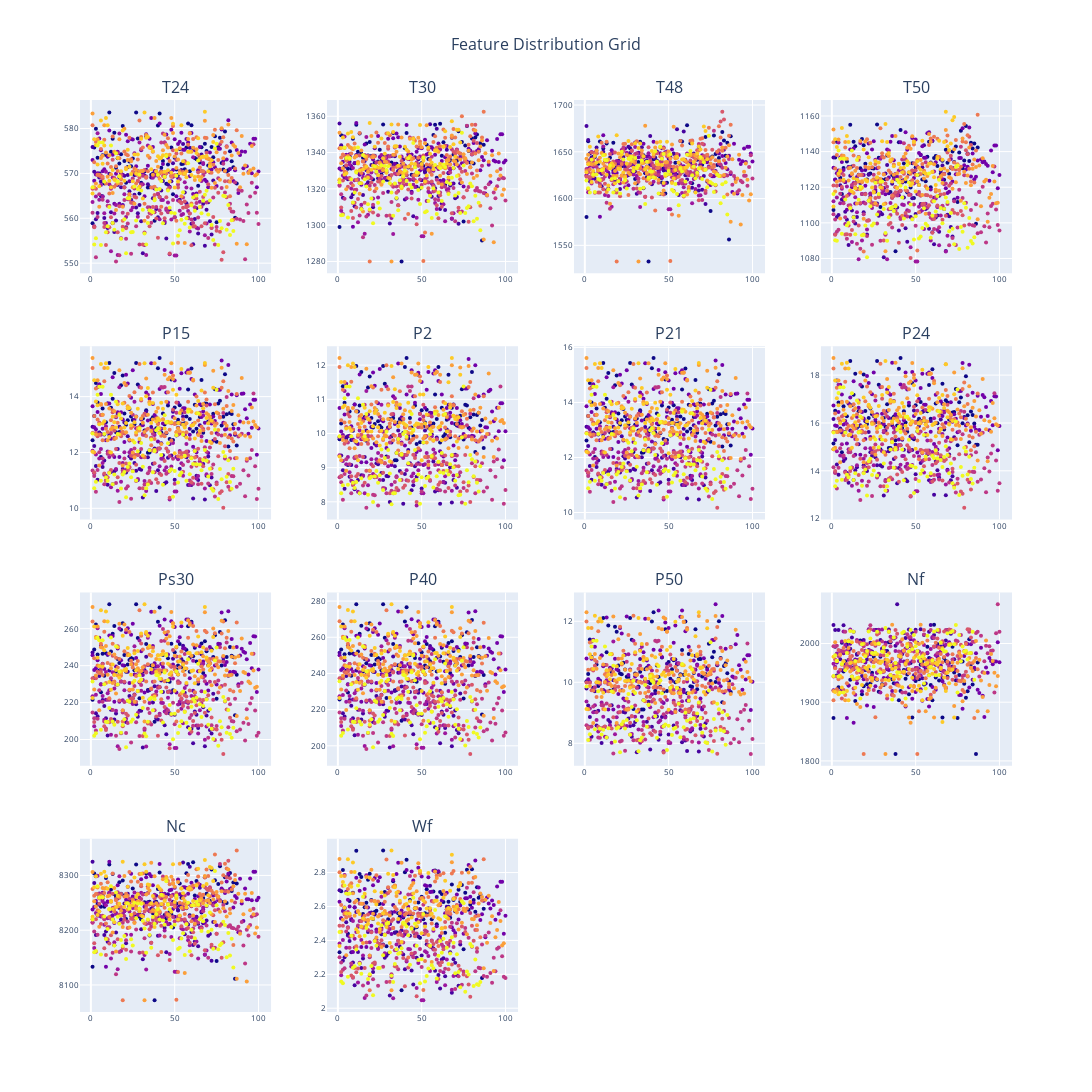

Write notebook code for a chart like this one.
### Code cell
import plotly.graph_objects as go
from plotly.subplots import make_subplots
import numpy as np

# Your feature columns (excluding 'unit' and 'cycle' as they're likely identifiers)
feature_columns = ['T24', 'T30', 'T48', 'T50', 'P15', 'P2', 'P21', 'P24', 
                  'Ps30', 'P40', 'P50', 'Nf', 'Nc', 'Wf']

# Calculate grid dimensions
n_features = len(feature_columns)
n_cols = 4
n_rows = int(np.ceil(n_features / n_cols))

# Create subplots
fig = make_subplots(
    rows=n_rows, 
    cols=n_cols,
    subplot_titles=feature_columns,
    vertical_spacing=0.08,
    horizontal_spacing=0.06
)

# Plot each feature
for i, feature in enumerate(feature_columns):
    row = i // n_cols + 1
    col = i % n_cols + 1
    
    fig.add_trace(
        go.Scatter(
            x=df_Xs_mean['cycle'],
            y=df_Xs_mean[feature],
            mode='markers',
            name=feature,
            showlegend=False,
            line=dict(width=2),
            marker=dict(size=4, color=df_Xs_mean['unit'])
        ),
        row=row, col=col
    )

# Update layout
fig.update_layout(
    height=300 * n_rows,  # Adjust height based on number of rows
    width=1200,
    title_text="Feature Distribution Grid",
    title_x=0.5,
    title_font_size=16,
    showlegend=True
)

# Update x and y axis labels for better readability
fig.update_xaxes(title_font_size=10, tickfont_size=8)
fig.update_yaxes(title_font_size=10, tickfont_size=8)

# Show the plot
fig.show()

### Figure 1 — Plotly figure (JSON) as saved in the notebook; plotly's stock layout.template omitted (floating-point values rounded to 4 significant figures; data arrays with more than 128 entries replaced by an {"elided": "..."} marker saying what was removed)
{"data": [{"line": {"width": 2}, "marker": {"color": {"elided": "856 float values"}, "size": 4}, "mode": "markers", "name": "T24", "showlegend": false, "type": "scatter", "x": {"elided": "856 float values"}, "xaxis": "x", "y": {"elided": "856 float values"}, "yaxis": "y"}, {"line": {"width": 2}, "marker": {"color": {"elided": "856 float values"}, "size": 4}, "mode": "markers", "name": "T30", "showlegend": false, "type": "scatter", "x": {"elided": "856 float values"}, "xaxis": "x2", "y": {"elided": "856 float values"}, "yaxis": "y2"}, {"line": {"width": 2}, "marker": {"color": {"elided": "856 float values"}, "size": 4}, "mode": "markers", "name": "T48", "showlegend": false, "type": "scatter", "x": {"elided": "856 float values"}, "xaxis": "x3", "y": {"elided": "856 float values"}, "yaxis": "y3"}, {"line": {"width": 2}, "marker": {"color": {"elided": "856 float values"}, "size": 4}, "mode": "markers", "name": "T50", "showlegend": false, "type": "scatter", "x": {"elided": "856 float values"}, "xaxis": "x4", "y": {"elided": "856 float values"}, "yaxis": "y4"}, {"line": {"width": 2}, "marker": {"color": {"elided": "856 float values"}, "size": 4}, "mode": "markers", "name": "P15", "showlegend": false, "type": "scatter", "x": {"elided": "856 float values"}, "xaxis": "x5", "y": {"elided": "856 float values"}, "yaxis": "y5"}, {"line": {"width": 2}, "marker": {"color": {"elided": "856 float values"}, "size": 4}, "mode": "markers", "name": "P2", "showlegend": false, "type": "scatter", "x": {"elided": "856 float values"}, "xaxis": "x6", "y": {"elided": "856 float values"}, "yaxis": "y6"}, {"line": {"width": 2}, "marker": {"color": {"elided": "856 float values"}, "size": 4}, "mode": "markers", "name": "P21", "showlegend": false, "type": "scatter", "x": {"elided": "856 float values"}, "xaxis": "x7", "y": {"elided": "856 float values"}, "yaxis": "y7"}, {"line": {"width": 2}, "marker": {"color": {"elided": "856 float values"}, "size": 4}, "mode": "markers", "name": "P24", "showlegend": false, "type": "scatter", "x": {"elided": "856 float values"}, "xaxis": "x8", "y": {"elided": "856 float values"}, "yaxis": "y8"}, {"line": {"width": 2}, "marker": {"color": {"elided": "856 float values"}, "size": 4}, "mode": "markers", "name": "Ps30", "showlegend": false, "type": "scatter", "x": {"elided": "856 float values"}, "xaxis": "x9", "y": {"elided": "856 float values"}, "yaxis": "y9"}, {"line": {"width": 2}, "marker": {"color": {"elided": "856 float values"}, "size": 4}, "mode": "markers", "name": "P40", "showlegend": false, "type": "scatter", "x": {"elided": "856 float values"}, "xaxis": "x10", "y": {"elided": "856 float values"}, "yaxis": "y10"}, {"line": {"width": 2}, "marker": {"color": {"elided": "856 float values"}, "size": 4}, "mode": "markers", "name": "P50", "showlegend": false, "type": "scatter", "x": {"elided": "856 float values"}, "xaxis": "x11", "y": {"elided": "856 float values"}, "yaxis": "y11"}, {"line": {"width": 2}, "marker": {"color": {"elided": "856 float values"}, "size": 4}, "mode": "markers", "name": "Nf", "showlegend": false, "type": "scatter", "x": {"elided": "856 float values"}, "xaxis": "x12", "y": {"elided": "856 float values"}, "yaxis": "y12"}, {"line": {"width": 2}, "marker": {"color": {"elided": "856 float values"}, "size": 4}, "mode": "markers", "name": "Nc", "showlegend": false, "type": "scatter", "x": {"elided": "856 float values"}, "xaxis": "x13", "y": {"elided": "856 float values"}, "yaxis": "y13"}, {"line": {"width": 2}, "marker": {"color": {"elided": "856 float values"}, "size": 4}, "mode": "markers", "name": "Wf", "showlegend": false, "type": "scatter", "x": {"elided": "856 float values"}, "xaxis": "x14", "y": {"elided": "856 float values"}, "yaxis": "y14"}], "layout": {"annotations": [{"font": {"size": 16}, "showarrow": false, "text": "T24", "x": 0.1025, "xanchor": "center", "xref": "paper", "y": 1, "yanchor": "bottom", "yref": "paper"}, {"font": {"size": 16}, "showarrow": false, "text": "T30", "x": 0.3675, "xanchor": "center", "xref": "paper", "y": 1, "yanchor": "bottom", "yref": "paper"}, {"font": {"size": 16}, "showarrow": false, "text": "T48", "x": 0.6325, "xanchor": "center", "xref": "paper", "y": 1, "yanchor": "bottom", "yref": "paper"}, {"font": {"size": 16}, "showarrow": false, "text": "T50", "x": 0.8975, "xanchor": "center", "xref": "paper", "y": 1, "yanchor": "bottom", "yref": "paper"}, {"font": {"size": 16}, "showarrow": false, "text": "P15", "x": 0.1025, "xanchor": "center", "xref": "paper", "y": 0.73, "yanchor": "bottom", "yref": "paper"}, {"font": {"size": 16}, "showarrow": false, "text": "P2", "x": 0.3675, "xanchor": "center", "xref": "paper", "y": 0.73, "yanchor": "bottom", "yref": "paper"}, {"font": {"size": 16}, "showarrow": false, "text": "P21", "x": 0.6325, "xanchor": "center", "xref": "paper", "y": 0.73, "yanchor": "bottom", "yref": "paper"}, {"font": {"size": 16}, "showarrow": false, "text": "P24", "x": 0.8975, "xanchor": "center", "xref": "paper", "y": 0.73, "yanchor": "bottom", "yref": "paper"}, {"font": {"size": 16}, "showarrow": false, "text": "Ps30", "x": 0.1025, "xanchor": "center", "xref": "paper", "y": 0.46, "yanchor": "bottom", "yref": "paper"}, {"font": {"size": 16}, "showarrow": false, "text": "P40", "x": 0.3675, "xanchor": "center", "xref": "paper", "y": 0.46, "yanchor": "bottom", "yref": "paper"}, {"font": {"size": 16}, "showarrow": false, "text": "P50", "x": 0.6325, "xanchor": "center", "xref": "paper", "y": 0.46, "yanchor": "bottom", "yref": "paper"}, {"font": {"size": 16}, "showarrow": false, "text": "Nf", "x": 0.8975, "xanchor": "center", "xref": "paper", "y": 0.46, "yanchor": "bottom", "yref": "paper"}, {"font": {"size": 16}, "showarrow": false, "text": "Nc", "x": 0.1025, "xanchor": "center", "xref": "paper", "y": 0.19, "yanchor": "bottom", "yref": "paper"}, {"font": {"size": 16}, "showarrow": false, "text": "Wf", "x": 0.3675, "xanchor": "center", "xref": "paper", "y": 0.19, "yanchor": "bottom", "yref": "paper"}], "height": 1200, "showlegend": true, "title": {"font": {"size": 16}, "text": "Feature Distribution Grid", "x": 0.5}, "width": 1200, "xaxis": {"anchor": "y", "domain": [0, 0.205], "tickfont": {"size": 8}, "title": {"font": {"size": 10}}}, "xaxis10": {"anchor": "y10", "domain": [0.265, 0.47], "tickfont": {"size": 8}, "title": {"font": {"size": 10}}}, "xaxis11": {"anchor": "y11", "domain": [0.53, 0.735], "tickfont": {"size": 8}, "title": {"font": {"size": 10}}}, "xaxis12": {"anchor": "y12", "domain": [0.795, 1], "tickfont": {"size": 8}, "title": {"font": {"size": 10}}}, "xaxis13": {"anchor": "y13", "domain": [0, 0.205], "tickfont": {"size": 8}, "title": {"font": {"size": 10}}}, "xaxis14": {"anchor": "y14", "domain": [0.265, 0.47], "tickfont": {"size": 8}, "title": {"font": {"size": 10}}}, "xaxis15": {"anchor": "y15", "domain": [0.53, 0.735], "tickfont": {"size": 8}, "title": {"font": {"size": 10}}}, "xaxis16": {"anchor": "y16", "domain": [0.795, 1], "tickfont": {"size": 8}, "title": {"font": {"size": 10}}}, "xaxis2": {"anchor": "y2", "domain": [0.265, 0.47], "tickfont": {"size": 8}, "title": {"font": {"size": 10}}}, "xaxis3": {"anchor": "y3", "domain": [0.53, 0.735], "tickfont": {"size": 8}, "title": {"font": {"size": 10}}}, "xaxis4": {"anchor": "y4", "domain": [0.795, 1], "tickfont": {"size": 8}, "title": {"font": {"size": 10}}}, "xaxis5": {"anchor": "y5", "domain": [0, 0.205], "tickfont": {"size": 8}, "title": {"font": {"size": 10}}}, "xaxis6": {"anchor": "y6", "domain": [0.265, 0.47], "tickfont": {"size": 8}, "title": {"font": {"size": 10}}}, "xaxis7": {"anchor": "y7", "domain": [0.53, 0.735], "tickfont": {"size": 8}, "title": {"font": {"size": 10}}}, "xaxis8": {"anchor": "y8", "domain": [0.795, 1], "tickfont": {"size": 8}, "title": {"font": {"size": 10}}}, "xaxis9": {"anchor": "y9", "domain": [0, 0.205], "tickfont": {"size": 8}, "title": {"font": {"size": 10}}}, "yaxis": {"anchor": "x", "domain": [0.81, 1], "tickfont": {"size": 8}, "title": {"font": {"size": 10}}}, "yaxis10": {"anchor": "x10", "domain": [0.27, 0.46], "tickfont": {"size": 8}, "title": {"font": {"size": 10}}}, "yaxis11": {"anchor": "x11", "domain": [0.27, 0.46], "tickfont": {"size": 8}, "title": {"font": {"size": 10}}}, "yaxis12": {"anchor": "x12", "domain": [0.27, 0.46], "tickfont": {"size": 8}, "title": {"font": {"size": 10}}}, "yaxis13": {"anchor": "x13", "domain": [0, 0.19], "tickfont": {"size": 8}, "title": {"font": {"size": 10}}}, "yaxis14": {"anchor": "x14", "domain": [0, 0.19], "tickfont": {"size": 8}, "title": {"font": {"size": 10}}}, "yaxis15": {"anchor": "x15", "domain": [0, 0.19], "tickfont": {"size": 8}, "title": {"font": {"size": 10}}}, "yaxis16": {"anchor": "x16", "domain": [0, 0.19], "tickfont": {"size": 8}, "title": {"font": {"size": 10}}}, "yaxis2": {"anchor": "x2", "domain": [0.81, 1], "tickfont": {"size": 8}, "title": {"font": {"size": 10}}}, "yaxis3": {"anchor": "x3", "domain": [0.81, 1], "tickfont": {"size": 8}, "title": {"font": {"size": 10}}}, "yaxis4": {"anchor": "x4", "domain": [0.81, 1], "tickfont": {"size": 8}, "title": {"font": {"size": 10}}}, "yaxis5": {"anchor": "x5", "domain": [0.54, 0.73], "tickfont": {"size": 8}, "title": {"font": {"size": 10}}}, "yaxis6": {"anchor": "x6", "domain": [0.54, 0.73], "tickfont": {"size": 8}, "title": {"font": {"size": 10}}}, "yaxis7": {"anchor": "x7", "domain": [0.54, 0.73], "tickfont": {"size": 8}, "title": {"font": {"size": 10}}}, "yaxis8": {"anchor": "x8", "domain": [0.54, 0.73], "tickfont": {"size": 8}, "title": {"font": {"size": 10}}}, "yaxis9": {"anchor": "x9", "domain": [0.27, 0.46], "tickfont": {"size": 8}, "title": {"font": {"size": 10}}}}}
